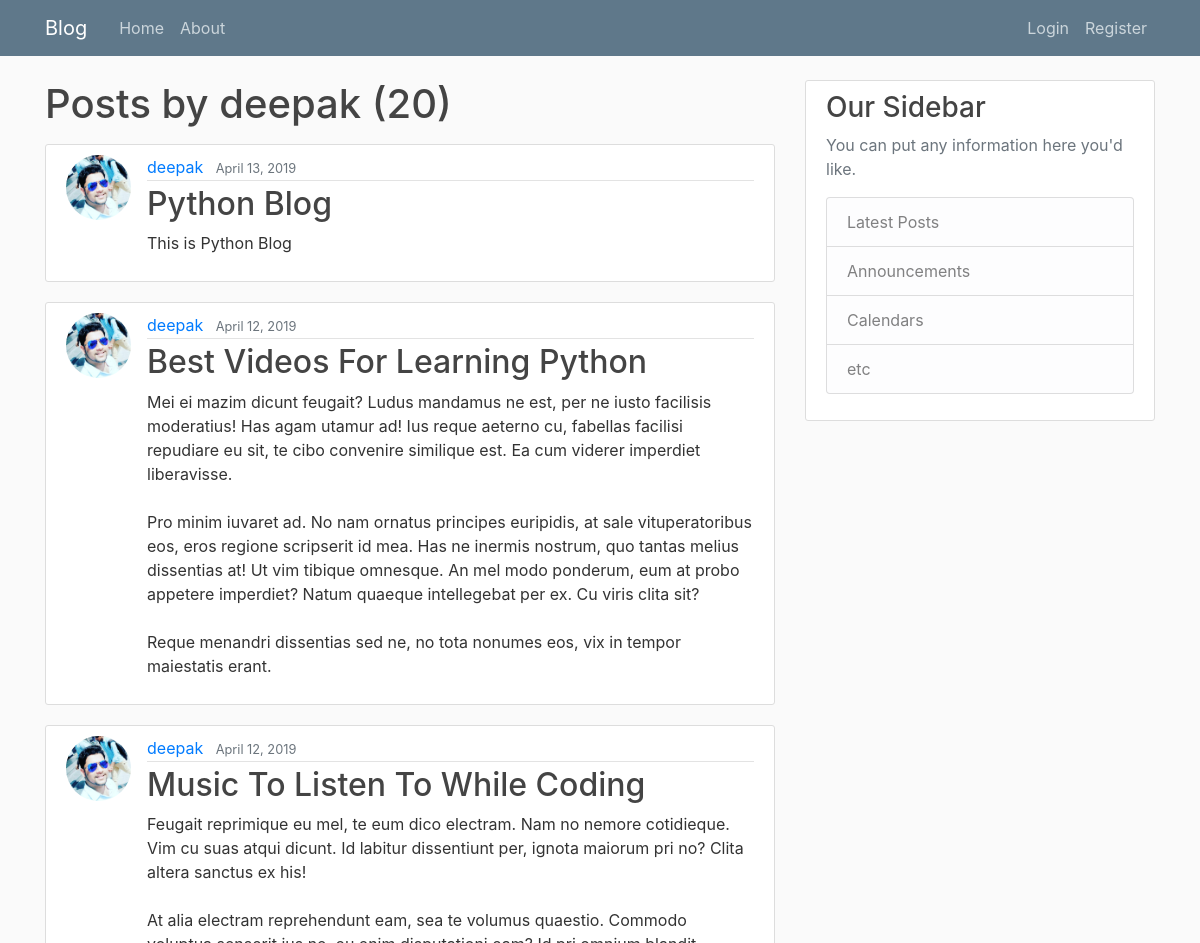
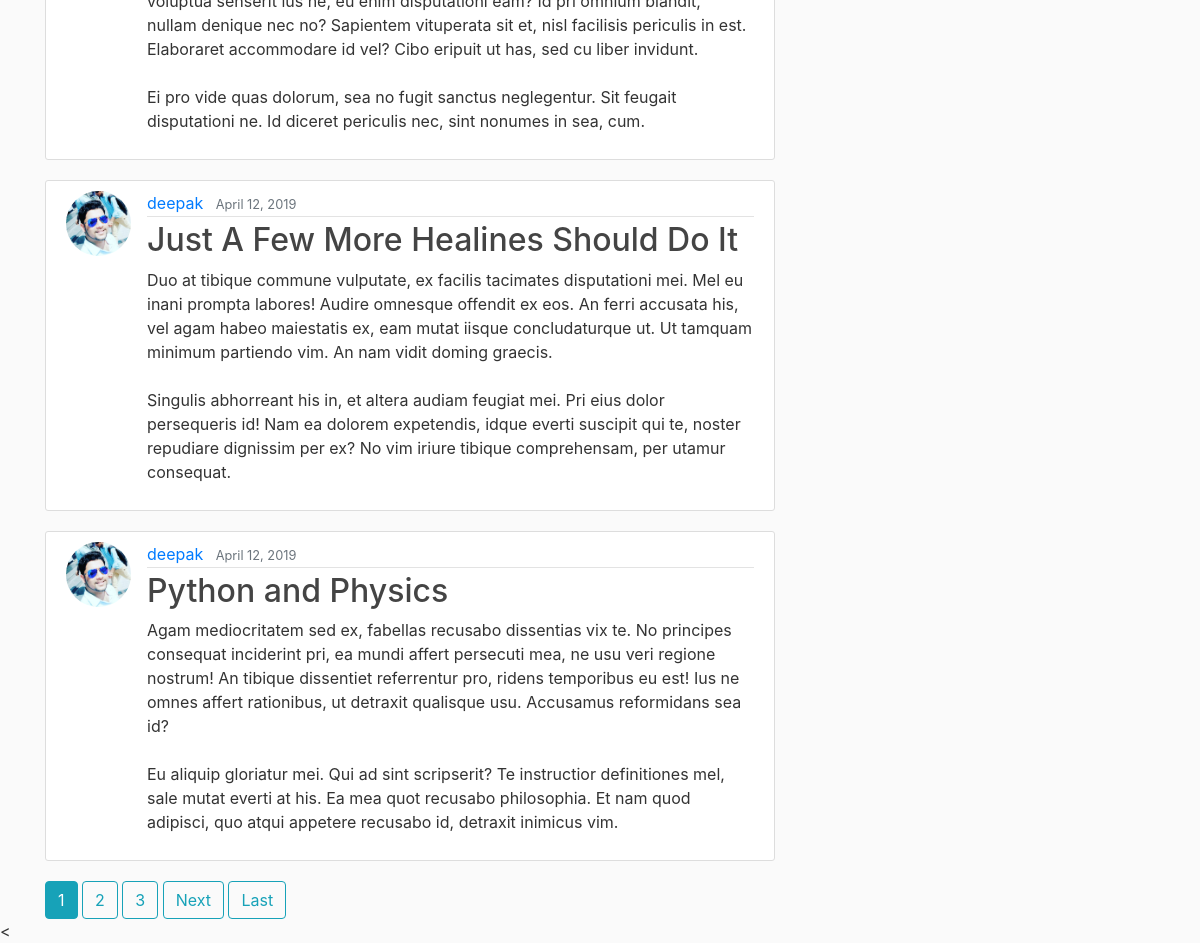
/blog/deepak, run on the app's committed database (2 pictures, top to bottom).
### blog/models.py (models this page shows, shortened)
class Post(models.Model):
    title=models.CharField(max_length=100)
    content=models.TextField()
    date_posted=models.DateTimeField(default=timezone.now)
    author=models.ForeignKey(User,on_delete=models.CASCADE)

### users/models.py (models this page shows, shortened)
class Profile(models.Model):
    user = models.OneToOneField(User, on_delete=models.CASCADE)
    image = models.ImageField(default='default.jpg', upload_to='profile_pics')

### blog/views.py (the view)
# urls.py: url(r'^(?P<username>\w+)',views.UserPostListView.as_view(),name='user_posts'),
class UserPostListView(ListView):
    model = Post
    template_name = 'blog/user_posts.html'# <app>/<model>_<viewtype>.html
    context_object_name = 'posts'
    ordering = ['-date_posted']
    paginate_by = 5
    def get_queryset(self):
        user=get_object_or_404(User,username=self.kwargs.get('username'))
        return Post.objects.filter(author=user).order_by('-date_posted')

### blog/templates/blog/user_posts.html (shortened to what this page needs)
{% extends "blog/base.html" %}
{% block content %}
<h1 class="mb-3">Posts by {{ view.kwargs.username }} ({{ page_obj.paginator.count }})</h1>
    {% for post in posts %}
        <article class="media content-section">
                <img class="rounded-circle article-img" src="{{ post.author.profile.image.url }}">
          <div class="media-body">
            <div class="article-metadata">
              <a class="mr-2" href="{% url 'user_posts' post.author.username %}">{{ post.author }}</a>
              <small class="text-muted">{{ post.date_posted|date:"F d, Y" }}</small>
            </div>
            <h2><a class="article-title" href="{{post.pk}}">{{ post.title }}</a></h2>
            <p class="article-content">{{ post.content }}</p>
          </div>
        </article>
    {% endfor %}
    {% if is_paginated %}
    {% for num in page_obj.paginator.page_range %}
        {% if page_obj.number == num %}
        <a class="btn btn-info mb4" href="?page={{num}}">{{num}}</a>
        {% elif num > page_obj.number|add:'-3' and num < page_obj.number|add:'3' %}
        <a class="btn btn-outline-info mb4" href="?page={{num}}">{{num}}</a>
        {% endif %}
    {% endfor %}
 {% if page_obj.has_next %}
            <a class="btn btn-outline-info mb4" href="?page={{ page_obj.next_page_number }}">Next</a>
            <a class="btn btn-outline-info mb4" href="?page={{ page_obj.paginator.num_pages }}">Last</a>
        {% endif %}
    {% endif %}
{% endblock content %}

### blog/templates/blog/base.html (shortened to what this page needs)
{% load static %}
<!DOCTYPE html>
<html lang="en">
<head>
    <link rel="stylesheet" href="https://maxcdn.bootstrapcdn.com/bootstrap/4.0.0/css/bootstrap.min.css">
    <link rel="stylesheet" href="{% static 'blog/main.css' %}">
</head>
<body>
<header class="site-header">
  <nav class="navbar navbar-expand-md navbar-dark bg-steel fixed-top">
    <div class="container">
      <a class="navbar-brand mr-4" href="/">Blog</a>
      <div class="collapse navbar-collapse" id="navbarToggle">
        <div class="navbar-nav mr-auto">
          <a class="nav-item nav-link" href="{% url 'Blog_home' %}">Home</a>
          <a class="nav-item nav-link" href="">About</a>
        </div>
        <div class="navbar-nav">
            {% if user.is_authenticated %}
            <a class="nav-item nav-link" href="{% url 'Blog_create' %}">New Post</a>
            <a class="nav-item nav-link" href="{% url 'profile' %}">Profile</a>
            <a class="nav-item nav-link" href="{% url 'logout' %}">Logout</a>
            {% else %}
          <a class="nav-item nav-link" href="{% url 'login' %}">Login</a>
          <a class="nav-item nav-link" href="{% url 'signup' %}">Register</a>
            {% endif %}
        </div>
      </div>
    </div>
  </nav>
</header>
<main role="main" class="container">
  <div class="row">
    <div class="col-md-8">
      {% block content %}
        {% endblock %}
    </div>
    <div class="col-md-4">
      <div class="content-section">
        <h3>Our Sidebar</h3>
        <p class='text-muted'>You can put any information here you'd like.
          <ul class="list-group">
            <li class="list-group-item list-group-item-light">Latest Posts</li>
            <li class="list-group-item list-group-item-light">Announcements</li>
            <li class="list-group-item list-group-item-light">Calendars</li>
            <li class="list-group-item list-group-item-light">etc</li>
          </ul>
        </p>
      </div>
    </div>
  </div>
</main>
  </body>
</body>
</html>

### blog/static/blog/main.css (style rules this page uses)
body { background: #fafafa; color: #333333; margin-top: 5rem; }
h1, h2, h3, h4, h5, h6 { color: #444444; }
ul { margin: 0; }
.bg-steel { background-color: #5f788a; }
.site-header .navbar-nav .nav-link { color: #cbd5db; }
.content-section { background: #ffffff; padding: 10px 20px; border: 1px solid #dddddd; border-radius: 3px; margin-bottom: 20px; }
.article-title { color: #444444; }
.article-content { white-space: pre-line; }
.article-img { height: 65px; width: 65px; margin-right: 16px; }
.article-metadata { padding-bottom: 1px; margin-bottom: 4px; border-bottom: 1px solid #e3e3e3 }

### data on the page
Post: author.profile.image (picture), author "deepak", date_posted "April 13, 2019", title "Python Blog", content "This is Python Blog"
Post: author.profile.image (picture), author "deepak", date_posted "April 12, 2019", title "Best Videos For Learning Python", content "Mei ei mazim dicunt feugait? Ludus mandamus ne est, per ne iusto facilisis moderatius! Has agam utamur ad! Ius reque aeterno cu, fabellas facilisi repudiare eu sit, te cibo convenire similique est. Ea cum viderer imperdiet liberavisse. Pro minim iuvaret ad. No nam ornatus principes euripidis, at sale vituperatoribus eos, eros regione scripserit id mea. Has ne inermis nostrum, quo tantas melius dissentias at! Ut vim tibique omnesque. An mel modo ponderum, eum at probo appetere imperdiet? Natum quaeque intellegebat per ex. Cu viris clita sit? Reque menandri dissentias sed ne, no tota nonumes eos, vix in tempor maiestatis erant."
Post: author.profile.image (picture), author "deepak", date_posted "April 12, 2019", title "Music To Listen To While Coding", content "Feugait reprimique eu mel, te eum dico electram. Nam no nemore cotidieque. Vim cu suas atqui dicunt. Id labitur dissentiunt per, ignota maiorum pri no? Clita altera sanctus ex his! At alia electram reprehendunt eam, sea te volumus quaestio. Commodo voluptua senserit ius ne, eu enim disputationi eam? Id pri omnium blandit, nullam denique nec no? Sapientem vituperata sit et, nisl facilisis periculis in est. Elaboraret accommodare id vel? Cibo eripuit ut has, sed cu liber invidunt. Ei pro vide quas dolorum, sea no fugit sanctus neglegentur. Sit feugait disputationi ne. Id diceret periculis nec, sint nonumes in sea, cum."
Post: author.profile.image (picture), author "deepak", date_posted "April 12, 2019", title "Just A Few More Healines Should Do It", content "Duo at tibique commune vulputate, ex facilis tacimates disputationi mei. Mel eu inani prompta labores! Audire omnesque offendit ex eos. An ferri accusata his, vel agam habeo maiestatis ex, eam mutat iisque concludaturque ut. Ut tamquam minimum partiendo vim. An nam vidit doming graecis. Singulis abhorreant his in, et altera audiam feugiat mei. Pri eius dolor persequeris id! Nam ea dolorem expetendis, idque everti suscipit qui te, noster repudiare dignissim per ex? No vim iriure tibique comprehensam, per utamur consequat."
Post: author.profile.image (picture), author "deepak", date_posted "April 12, 2019", title "Python and Physics", content "Agam mediocritatem sed ex, fabellas recusabo dissentias vix te. No principes consequat inciderint pri, ea mundi affert persecuti mea, ne usu veri regione nostrum! An tibique dissentiet referrentur pro, ridens temporibus eu est! Ius ne omnes affert rationibus, ut detraxit qualisque usu. Accusamus reformidans sea id? Eu aliquip gloriatur mei. Qui ad sint scripserit? Te instructior definitiones mel, sale mutat everti at his. Ea mea quot recusabo philosophia. Et nam quod adipisci, quo atqui appetere recusabo id, detraxit inimicus vim."

### other printed values
{{ view.kwargs.username }} "deepak"
{{ page_obj.paginator.count }} "20"
{{ num }} "1"
{{ num }} "2" "3"
